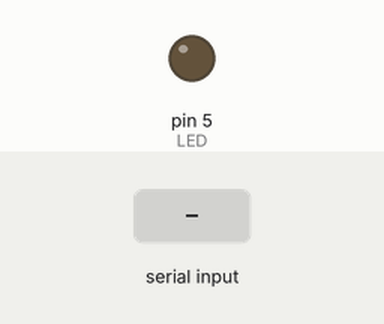
Recording of a program running on a simulated Arduino Uno, built with avr-gcc and run on an emulated ATmega328P. On the bench: output pins drawn as LEDs (lit = HIGH). The inputs (shaded band) are chosen by the test bench. What the program prints to the serial monitor is not drawn.

Above: at 1.2 s.
1.3 s: "90 45\n" received over Serial
At 1.46 s:
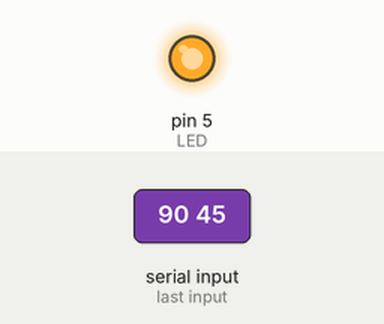
4.3 s: "!\n" received over Serial
Timing chart, 0 to 7.3 s (numbered marks = the images above; inputs shaded):
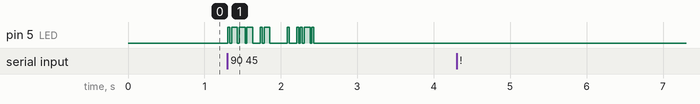

The program:

main.cpp
```cpp
#include <Arduino.h>
#include <string>
const int LED = 5;

char *letters[] = {
  // The letters A-Z in Morse code
  ".-", "-...", "-.-.", "-..", ".", "..-.", "--.", "....", "..",
  ".---", "-.-", ".-..", "--", "-.", "---", ".--.", "--.-", ".-.",
  "...", "-", "..-", "...-", ".--", "-..-", "-.--", "--.."
};

char *numbers[] = {
  // The numbers 0-9 in Morse code
  "-----", ".----", "..---", "...--", "....-", ".....", "-....",
  "--...", "---..", "----."
};

unsigned int dot_duration = 25;
bool done = false;

void flash_dot_or_dash(char dot_or_dash);
void flash_morse_code(char *morse_code);

void setup() {
  // put your setup code here, to run once:
  pinMode(LED, OUTPUT);

  Serial.begin(9600);
  Serial.println("Morse2Led");
  Serial.println("Programmed by Addison Sears-Collins");
  Serial.println("Copied and adapted by Alexis Leclerc");
  Serial.println("");
  Serial.print("Enter you message : ");
}


void loop() {
  char ch;

  std::string phrase = "";

    while(!done){
      if (Serial.available())
      {
        ch = Serial.read();

        if (ch == '\n')
        {
          unsigned int i = 0;

          Serial.println("");
          phrase += '&';
          for(char const &c: phrase)
          {
            if (c >= 'A' && c <= 'Z')
            {
              Serial.print(c);
              flash_morse_code(letters[c - 'A']);
            }
            else if (c >= 'a' && c <= 'z')
            {
              Serial.print(c);
              flash_morse_code(letters[c - 'a']);
            }
            else if (c >= '0' && c <= '9')
            {
              Serial.print(c);
              flash_morse_code(letters[c - '0']);
            }

            else if (c == ' ')
            {
              delay(dot_duration * 5);
              Serial.print(" ");
            }

            else if (c == '!')
            {
              done = true;
              Serial.print("bonne soirer");
            }
            else if (c == '&')
            {
              Serial.print("\nEnter your message : ");
              phrase = "";
              break;
            }
          }
        }
        else{
          Serial.print(ch);
          phrase += ch;
        }
      }
    }

    while(true) {}
}


void flash_dot_or_dash(char dot_or_dash){

  digitalWrite(LED, HIGH);

  if (dot_or_dash == '.')
  {
    delay(dot_duration);
  }
  else {
    delay(dot_duration * 3);
  }

  digitalWrite(LED, LOW);
  delay(dot_duration);
}

void flash_morse_code(char *morse_code)
{
    unsigned int i = 0;

    while (morse_code[i] != NULL)
    {
      flash_dot_or_dash(morse_code[i]);
      i++;
    }

    delay(dot_duration * 3);
}
```

Measured:
- after the input at 4.3 s, every drawn part: stays the same
